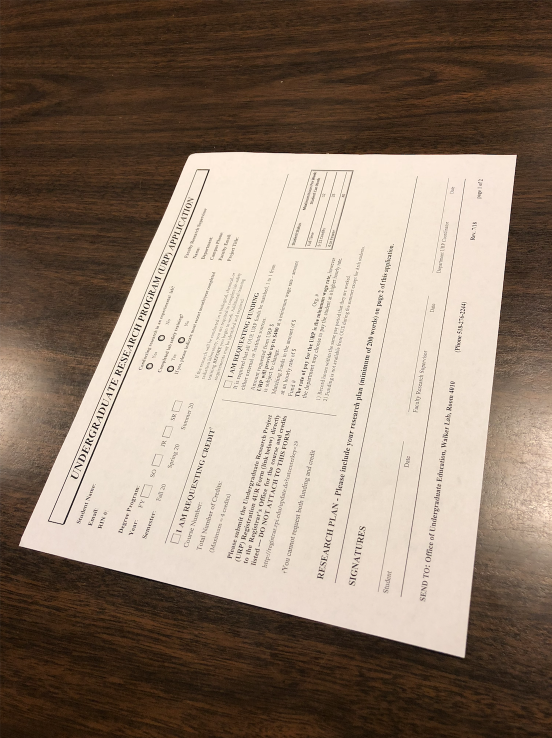
#> input picture assets/urop_form.png, 1104 x 1476 px (shown at 1/2 size)
$ python edge_detection_and_contours.py --image assets/urop_form.png   (older library calls are emulated)
#> lines starting #> are read from the running program, lines starting #| are printed output that depends on the picture; after the words box and inside, x2 and y2 are one past the last pixel; in counts of white or black regions, pixels touching at a corner belong together
# import the necessary packages
# from pyimagesearch.transform import four_point_transform
from skimage.filters import threshold_local
import numpy as np
import argparse
import cv2
import imutils

# construct the argument parser and parse the arguments
ap = argparse.ArgumentParser()
ap.add_argument("-i", "--image", required=True,
                help="Path to the image to be scanned")
args = vars(ap.parse_args())

# load the image and compute the ratio of the old height
# to the new height, clone it, and resize it
image = cv2.imread(args["image"])
#> image is the input picture: shape (1476, 1104, 3); mean B, G, R 111, 126.8, 144.6
ratio = image.shape[0] / 500.0
#> ratio = 2.95
orig = image.copy()
image = imutils.resize(image, height=500)
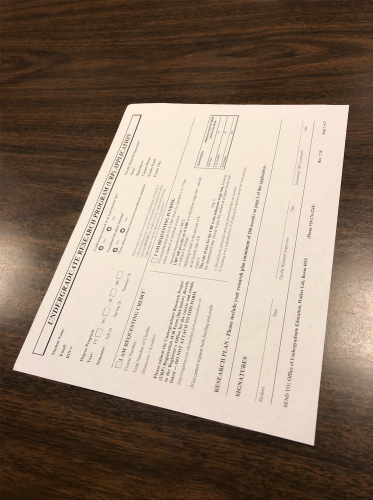
#> image: shape (500, 373, 3); mean B, G, R 111, 126.8, 144.6

# convert the image to grayscale, blur it, and find edges
# in the image
gray = cv2.cvtColor(image, cv2.COLOR_BGR2GRAY)
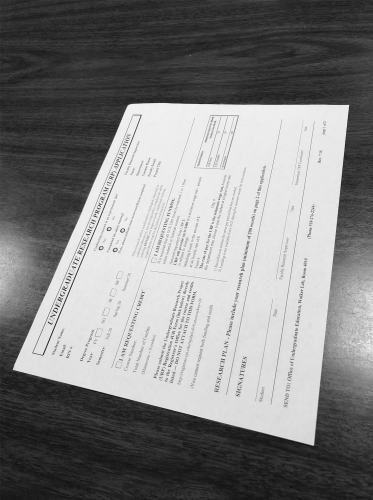
#> gray: shape (500, 373); min 14, max 242, mean 130.3
gray = cv2.GaussianBlur(gray, (5, 5), 0)
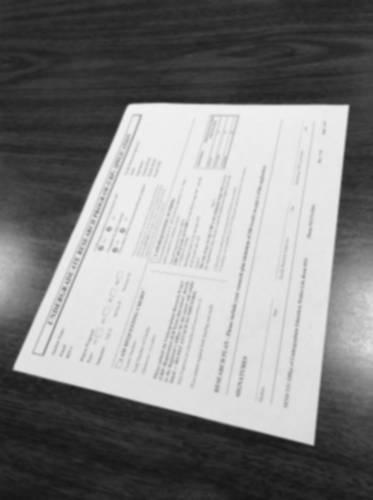
#> gray: shape (500, 373); min 21, max 241, mean 130.3
edged = cv2.Canny(gray, 75, 200)
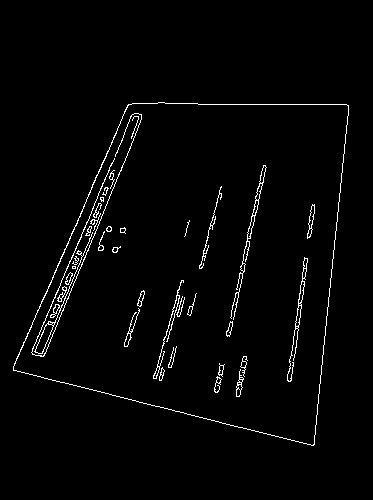
#> edged: shape (500, 373); 2.1% white in thin lines or dots, all inside (x1, y1, x2, y2) = (13, 102, 349, 446)

# show the original image and the edge detected image
print("STEP 1: Edge Detection")
cv2.imshow("Image", image)
cv2.imshow("Edged", edged)
cv2.waitKey(0)
cv2.destroyAllWindows()

print("Finding contours...")

# find the contours in the edged image, keeping only the
# largest ones, and initialize the screen contour
cnts = cv2.findContours(edged.copy(), cv2.RETR_LIST, cv2.CHAIN_APPROX_SIMPLE)
#> cnts = 87 contours, 41 with area under 20; largest, box (x1, y1, x2, y2) and area: (13, 102, 349, 446) 82140, (13, 102, 349, 446) 82063, (34, 232, 93, 354) 311, (230, 165, 267, 320) 270, (35, 323, 54, 354) 224
cnts = cnts[0] if imutils.is_cv2() else cnts[1]
cnts = sorted(cnts, key=cv2.contourArea, reverse=True)[:5]
#> cnts = 5 contours; box (x1, y1, x2, y2) and area: (13, 102, 349, 446) 82140, (13, 102, 349, 446) 82063, (34, 232, 93, 354) 311, (230, 165, 267, 320) 270, (35, 323, 54, 354) 224

# loop over the contours
for c in cnts:
    # approximate the contour
    peri = cv2.arcLength(c, True)
    approx = cv2.approxPolyDP(c, 0.02 * peri, True)

    # if our approximated contour has four points, then we
    # can assume that we have found our screen
    if len(approx) == 4:
        screenCnt = approx
        break
#> this loop made 1 pass
#> (peri, screenCnt) on pass 1: (1221.3, [[128, 104], [13, 370], [313, 445], [348, 105]])

# show the contour (outline) of the piece of paper
print("STEP 2: Find contours of paper")
cv2.drawContours(image, [screenCnt], -1, (0, 255, 0), 2)
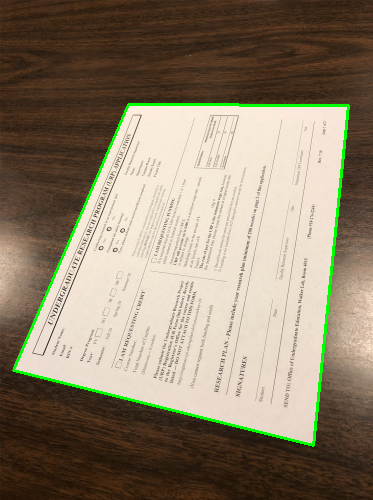
#> image: shape (500, 373, 3); 1.74% of pixels changed, all inside (x1, y1, x2, y2) = (12, 103, 350, 447)
cv2.imshow("Outline", image)
cv2.waitKey(0)
cv2.destroyAllWindows()
